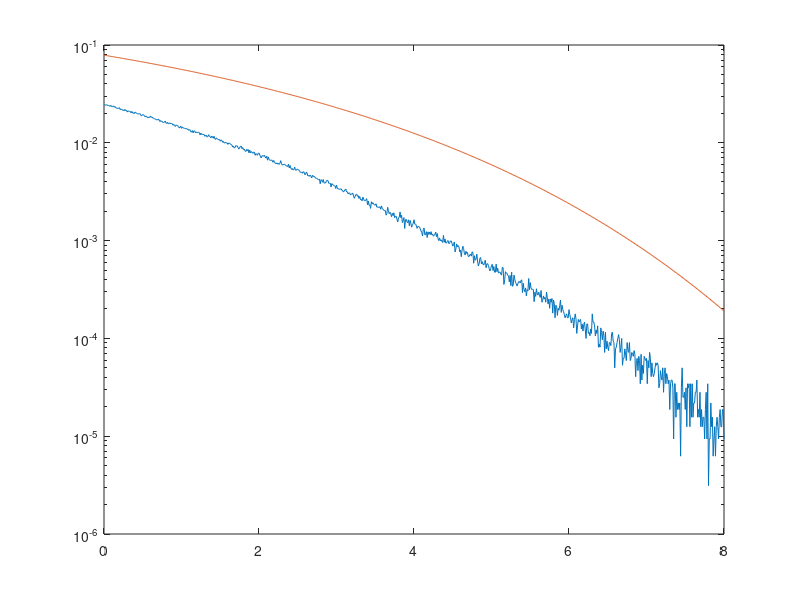

Recreate this plot in MATLAB.
%on ferme tout 
clear all;
close all;

%% variables 
N = 16;
N_actif = 16;
nb_bits = 10000;
EbN0dB = [0:0.01:8];
EbN0=10.^(EbN0dB./10);
taille_garde=2;
M=4;
%% figure de zinzin
figure('Name','porteuse 1 et 4 actives')
     %% modulateur 
        
    
        % Mapping
        S=zeros(N, nb_bits);
        for i=1:N_actif
            S1 = randi([0 1],1,nb_bits*2);
            S(i,:) = 1-2*S1(1:2:nb_bits*2) +1i * (1-2*S1(2:2:nb_bits*2));
        end 
        S_ligne = reshape(S,1,[]);
        S_bits = zeros(1, 2 * length(S_ligne));
        S_bits(1:2:end) = real(S_ligne) < 0; % Bits sur I
        S_bits(2:2:end) = imag(S_ligne') < 0; % Bits sur Q 
        
    
    
        % filtrage
        Xe = ifft(S,N);
        intervalle = Xe(N-taille_garde+1:end,:);
        Xe = [intervalle;Xe];
        Y = reshape(Xe, 1, nb_bits*(N+taille_garde));
        Px = mean(abs(Y).^2);
        for i=1:length(EbN0dB)
            sigma2 = ((Px )/(2*log2(4)*EbN0(i)));
            bruit = sqrt(sigma2) .* randn(1,length(Y));
            recu=Y+bruit;
            %% Démodulation 
            %démodulation
            Y_reshape = reshape(recu,size(Xe));
            Xs = Y_reshape(taille_garde+1:end,:);
            Y_recep = fft(Xs,N);
            z= reshape(Y_recep,1,[]);
            z_bits = zeros(1, 2 * length(z));
            z_bits(1:2:end) = real(z) < 0; % Bits sur I
            z_bits(2:2:end) = imag(z) > 0; % Bits sur Q
            TEB(i) = mean(S_bits ~= z_bits);
            
            
        end
        TEB_th = 2*qfunc(sqrt(2*log2(M)*10.^(EbN0dB/10))*sin(pi/M))/log2(M);
        semilogy(EbN0dB,TEB)
        hold on 
        semilogy(EbN0dB,TEB_th)